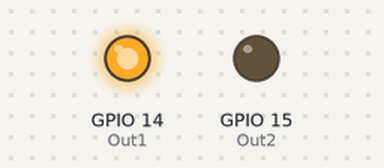
A program run on a simulated Raspberry Pi (BCM pin numbers). Parts: output pins drawn as LEDs (lit = HIGH). At 5.0 s the program stops and its outputs stay as they are.

Above: at 0.1 s.
At 5.1 s:
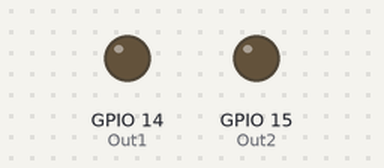
Timing chart, 0 to 6.5 s (numbered marks = the images above):
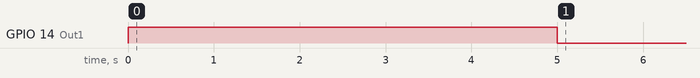

Measured:
- by itself, GPIO 14 (Out1): LOW → HIGH at 0.00 s, → LOW 5.0 s later

The program:

Motor_test.py
```python
# Import Libraries#
import time
import RPi.GPIO as gpio

# Define Variables #
Out1 = 14
Out2 = 15
freq = 500


gpio.setmode(gpio.BCM)
gpio.setwarnings(False)
gpio.setup(Out1, gpio.OUT)
gpio.setup(Out2, gpio.OUT)
pwm1 = gpio.PWM(Out1, freq)
#pwm2 = gpio.PWM(Out2, freq)

def cw(t):
	gpio.output(Out1, gpio.HIGH)
	gpio.output(Out2, gpio.LOW)
#	time.sleep(1)
#	pwm1.start(50)
	time.sleep(t)
	gpio.cleanup()

cw(5)

#gpio.output(Out1, gpio.HIGH)
#gpio.output(Out2, gpio.LOW)
#time.sleep(1)
#pwm1.start(50)
#time.sleep(3)
#gpio.cleanup()
```
